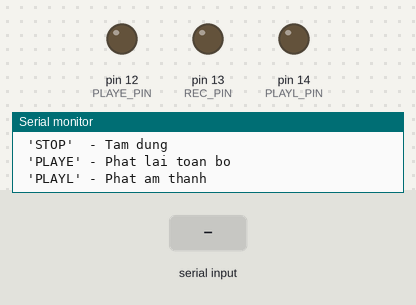
Bench run of a sketch on a simulated Arduino Uno, built with avr-gcc and run on an emulated ATmega328P. Parts: output pins drawn as LEDs (lit = HIGH), the last lines printed to the serial monitor. The test bench sets the inputs (shaded band).

Above: at 1.2 s.
1.3 s: "REC\n" received over Serial
At 2.4 s:
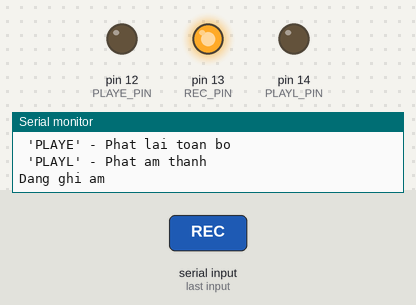
2.8 s: "PLAYE\n" received over Serial
At 2.9 s:
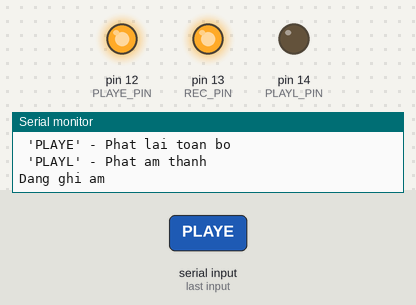
4.5 s: "PLAYL\n" received over Serial
At 4.8 s:
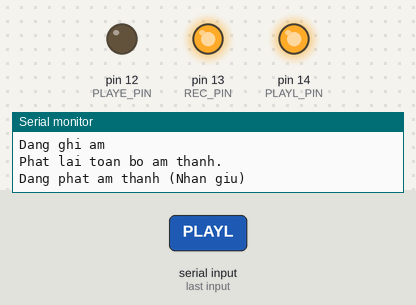
6.0 s: "PLAYE\n" received over Serial
At 6.1 s:
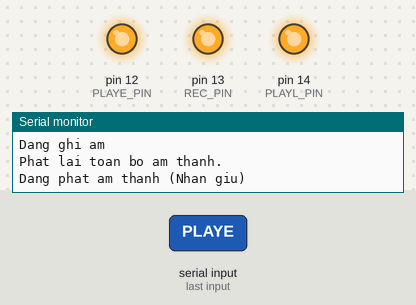
Timing chart, 0 to 8.7 s (numbered marks = the images above; inputs shaded):
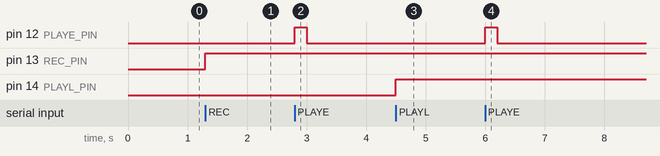

Measured:
- after the input at 1.3 s, pin 13 (REC_PIN): LOW → HIGH at once
- after the input at 2.8 s, pin 12 (PLAYE_PIN): LOW → HIGH at once, → LOW 0.20 s later
- after the input at 4.5 s, pin 14 (PLAYL_PIN): LOW → HIGH at once
- after the input at 6.0 s, pin 12 (PLAYE_PIN): LOW → HIGH at once, → LOW 0.20 s later

The sketch:

mic_ISD1820.ino
```cpp
#include <Arduino.h>

const int REC_PIN = 13;
const int PLAYE_PIN = 12;
const int PLAYL_PIN = 14;

void setup() {
  Serial.begin(115200);

  // Chuyển sang OUTPUT để điều khiển module
  pinMode(REC_PIN, OUTPUT);
  pinMode(PLAYE_PIN, OUTPUT);
  pinMode(PLAYL_PIN, OUTPUT);

  digitalWrite(REC_PIN, LOW);
  digitalWrite(PLAYE_PIN, LOW);
  digitalWrite(PLAYL_PIN, LOW);

  Serial.println("Nhap lenh:");
  Serial.println(" 'REC'   - Bat dau ghi am");
  Serial.println(" 'STOP'  - Tam dung");
  Serial.println(" 'PLAYE' - Phat lai toan bo");
  Serial.println(" 'PLAYL' - Phat am thanh");
}

void loop() {
  if (Serial.available()) {
    String cmd = Serial.readStringUntil('\n');
    cmd.trim();

    if (cmd == "REC") {
      digitalWrite(PLAYE_PIN, LOW);
      digitalWrite(PLAYL_PIN, LOW);
      digitalWrite(REC_PIN, HIGH);
      Serial.println("Dang ghi am");
    }
    else if (cmd == "STOP") {
      digitalWrite(REC_PIN, LOW);
      digitalWrite(PLAYL_PIN, LOW);
      digitalWrite(PLAYE_PIN, LOW);
      Serial.println("Tam dung");
    }
    else if (cmd == "PLAYE") {
      digitalWrite(PLAYE_PIN, HIGH);
      delay(200);
      digitalWrite(PLAYE_PIN, LOW);
      Serial.println("Phat lai toan bo am thanh.");
    }
    else if (cmd == "PLAYL") {
      digitalWrite(PLAYL_PIN, HIGH);
      Serial.println("Dang phat am thanh (Nhan giu)");
    }
    else {
      Serial.println("(!) Lenh khong hop le.");
    }
  }
}
```
